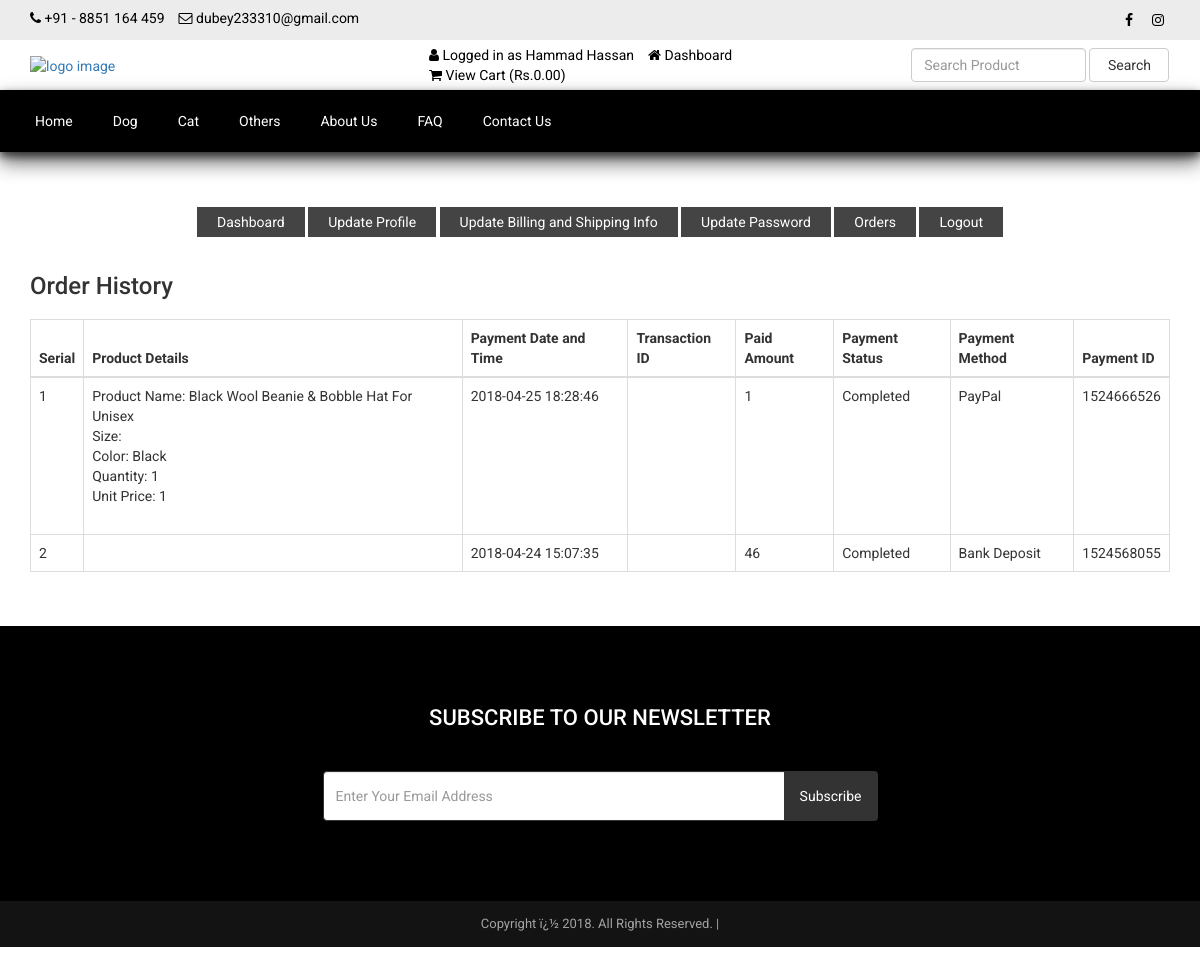
The app's page /customer-order.php (signed in) with its own data.
### tables this page shows
CREATE TABLE `tbl_settings` (
  `id` int(11) NOT NULL,
  `logo` varchar(255) NOT NULL,
  `favicon` varchar(255) NOT NULL,
  `footer_about` text NOT NULL,
  `footer_copyright` text NOT NULL,
  `contact_address` text NOT NULL,
  `contact_email` varchar(255) NOT NULL,
  `contact_phone` varchar(255) NOT NULL,
  `contact_fax` varchar(255) NOT NULL,
  `contact_map_iframe` text NOT NULL,
  `receive_email` varchar(255) NOT NULL,
  `receive_email_subject` varchar(255) NOT NULL,
  `receive_email_thank_you_message` text NOT NULL,
  `forget_password_message` text NOT NULL,
  `total_recent_post_footer` int(10) NOT NULL,
  `total_popular_post_footer` int(10) NOT NULL,
  `total_recent_post_sidebar` int(11) NOT NULL,
  `total_popular_post_sidebar` int(11) NOT NULL,
  `total_featured_product_home` int(11) NOT NULL,
  `total_latest_product_home` int(11) NOT NULL,
  `total_popular_product_home` int(11) NOT NULL,
  `meta_title_home` text NOT NULL,
  `meta_keyword_home` text NOT NULL,
  `meta_description_home` text NOT NULL,
  `banner_login` varchar(255) NOT NULL,
  `banner_registration` varchar(255) NOT NULL,
  `banner_forget_password` varchar(255) NOT NULL,
  `banner_reset_password` varchar(255) NOT NULL,
  `banner_search` varchar(255) NOT NULL,
  `banner_cart` varchar(255) NOT NULL,
  `banner_checkout` varchar(255) NOT NULL,
  `banner_product_category` varchar(255) NOT NULL,
  `banner_blog` varchar(255) NOT NULL,
  `cta_title` varchar(255) NOT NULL,
  `cta_content` text NOT NULL,
  `cta_read_more_text` varchar(255) NOT NULL,
  `cta_read_more_url` varchar(255) NOT NULL,
  `cta_photo` varchar(255) NOT NULL,
  `featured_product_title` varchar(255) NOT NULL,
  `featured_product_subtitle` varchar(255) NOT NULL,
  `latest_product_title` varchar(255) NOT NULL,
  `latest_product_subtitle` varchar(255) NOT NULL,
  `popular_product_title` varchar(255) NOT NULL,
  `popular_product_subtitle` varchar(255) NOT NULL,
  `testimonial_title` varchar(255) NOT NULL,
  `testimonial_subtitle` varchar(255) NOT NULL,
  `testimonial_photo` varchar(255) NOT NULL,
  `blog_title` varchar(255) NOT NULL,
  `blog_subtitle` varchar(255) NOT NULL,
  `newsletter_text` text NOT NULL,
  `paypal_email` varchar(255) NOT NULL,
  `stripe_public_key` varchar(255) NOT NULL,
  `stripe_secret_key` varchar(255) NOT NULL,
  `bank_detail` text NOT NULL,
  `before_head` text NOT NULL,
  `after_body` text NOT NULL,
  `before_body` text NOT NULL,
  `home_service_on_off` int(11) NOT NULL,
  `home_welcome_on_off` int(11) NOT NULL,
  `home_featured_product_on_off` int(11) NOT NULL,
  `home_latest_product_on_off` int(11) NOT NULL,
  `home_popular_product_on_off` int(11) NOT NULL,
  `home_testimonial_on_off` int(11) NOT NULL,
  `home_blog_on_off` int(11) NOT NULL,
  `newsletter_on_off` int(11) NOT NULL,
  `ads_above_welcome_on_off` int(1) NOT NULL,
  `ads_above_featured_product_on_off` int(1) NOT NULL,
  `ads_above_latest_product_on_off` int(1) NOT NULL,
  `ads_above_popular_product_on_off` int(1) NOT NULL,
  `ads_above_testimonial_on_off` int(1) NOT NULL,
  `ads_category_sidebar_on_off` int(1) NOT NULL
);

CREATE TABLE `tbl_social` (
  `social_id` int(11) NOT NULL,
  `social_name` varchar(30) NOT NULL,
  `social_url` varchar(255) NOT NULL,
  `social_icon` varchar(30) NOT NULL
);

CREATE TABLE `tbl_top_category` (
  `tcat_id` int(11) NOT NULL,
  `tcat_name` varchar(255) NOT NULL,
  `show_on_menu` int(1) NOT NULL
);

CREATE TABLE `tbl_page` (
  `id` int(11) NOT NULL,
  `about_title` varchar(255) NOT NULL,
  `about_content` text NOT NULL,
  `about_banner` varchar(255) NOT NULL,
  `about_meta_title` varchar(255) NOT NULL,
  `about_meta_keyword` text NOT NULL,
  `about_meta_description` text NOT NULL,
  `faq_title` varchar(255) NOT NULL,
  `faq_banner` varchar(255) NOT NULL,
  `faq_meta_title` varchar(255) NOT NULL,
  `faq_meta_keyword` text NOT NULL,
  `faq_meta_description` text NOT NULL,
  `blog_title` varchar(255) NOT NULL,
  `blog_banner` varchar(255) NOT NULL,
  `blog_meta_title` varchar(255) NOT NULL,
  `blog_meta_keyword` text NOT NULL,
  `blog_meta_description` text NOT NULL,
  `contact_title` varchar(255) NOT NULL,
  `contact_banner` varchar(255) NOT NULL,
  `contact_meta_title` varchar(255) NOT NULL,
  `contact_meta_keyword` text NOT NULL,
  `contact_meta_description` text NOT NULL,
  `pgallery_title` varchar(255) NOT NULL,
  `pgallery_banner` varchar(255) NOT NULL,
  `pgallery_meta_title` varchar(255) NOT NULL,
  `pgallery_meta_keyword` text NOT NULL,
  `pgallery_meta_description` text NOT NULL,
  `vgallery_title` varchar(255) NOT NULL,
  `vgallery_banner` varchar(255) NOT NULL,
  `vgallery_meta_title` varchar(255) NOT NULL,
  `vgallery_meta_keyword` text NOT NULL,
  `vgallery_meta_description` text NOT NULL
);

CREATE TABLE `tbl_payment` (
  `id` int(11) NOT NULL,
  `customer_id` int(11) NOT NULL,
  `customer_name` varchar(255) NOT NULL,
  `customer_email` varchar(255) NOT NULL,
  `payment_date` varchar(50) NOT NULL,
  `txnid` varchar(255) NOT NULL,
  `paid_amount` int(11) NOT NULL,
  `card_number` varchar(50) NOT NULL,
  `card_cvv` varchar(10) NOT NULL,
  `card_month` varchar(10) NOT NULL,
  `card_year` varchar(10) NOT NULL,
  `bank_transaction_info` text NOT NULL,
  `payment_method` varchar(20) NOT NULL,
  `payment_status` varchar(25) NOT NULL,
  `shipping_status` varchar(20) NOT NULL,
  `payment_id` varchar(255) NOT NULL
);

CREATE TABLE `tbl_order` (
  `id` int(11) NOT NULL,
  `product_id` int(11) NOT NULL,
  `product_name` varchar(255) NOT NULL,
  `size` varchar(100) NOT NULL,
  `color` varchar(100) NOT NULL,
  `quantity` varchar(50) NOT NULL,
  `unit_price` varchar(50) NOT NULL,
  `payment_id` varchar(255) NOT NULL
);

### customer-order.php (the view, shortened to what the rows shown need)
<?php require_once('header.php'); ?>
<div class="page">
    <div class="container">
        <div class="row">
            <div class="col-md-12">
                <div class="user-content">
                    <div class="table-responsive">
                        <table class="table table-bordered">
                            <thead>
                                <tr>
                                    <th><?php echo LANG_VALUE_7; ?></th>
                                    <th><?php echo LANG_VALUE_48; ?></th>
                                    <th><?php echo LANG_VALUE_27; ?></th>
                                    <th><?php echo LANG_VALUE_28; ?></th>
                                    <th><?php echo LANG_VALUE_29; ?></th>
                                    <th><?php echo LANG_VALUE_30; ?></th>
                                    <th><?php echo LANG_VALUE_31; ?></th>
                                    <th><?php echo LANG_VALUE_32; ?></th>
                                </tr>
                            </thead>
                            <tbody>
            <?php
            $limit = 10;
            $page = @$_GET['page'];
            if($page)
                $start = ($page - 1) * $limit;
            else
                $start = 0;
            $statement = $pdo->prepare("SELECT * FROM tbl_payment WHERE customer_email=? ORDER BY id DESC LIMIT $start, $limit");
            $statement->execute(array($_SESSION['customer']['cust_email']));
            $result = $statement->fetchAll(PDO::FETCH_ASSOC);
            if ($page == 0) $page = 1;
            ?>
                                <?php
                                $tip = $page*10-10;
                                foreach ($result as $row) {
                                    $tip++;
                                    ?>
                                    <tr>
                                        <td><?php echo $tip; ?></td>
                                        <td>
                                            <?php
                                            $statement1 = $pdo->prepare("SELECT * FROM tbl_order WHERE payment_id=?");
                                            $statement1->execute(array($row['payment_id']));
                                            $result1 = $statement1->fetchAll(PDO::FETCH_ASSOC);
                                            foreach ($result1 as $row1) {
                                                echo 'Product Name: '.$row1['product_name'];
                                                echo '<br>Size: '.$row1['size'];
                                                echo '<br>Color: '.$row1['color'];
                                                echo '<br>Quantity: '.$row1['quantity'];
                                                echo '<br>Unit Price: '.$row1['unit_price'];
                                                echo '<br><br>';
                                            }
                                            ?>
                                        </td>
                                        <td><?php echo $row['payment_date']; ?></td>
                                        <td><?php echo $row['txnid']; ?></td>
                                        <td><?php echo $row['paid_amount']; ?></td>
                                        <td><?php echo $row['payment_status']; ?></td>
                                        <td><?php echo $row['payment_method']; ?></td>
                                        <td><?php echo $row['payment_id']; ?></td>
                                    </tr>
                                    <?php
                                }
                                ?>
                            </tbody>
                        </table>
                </div>
            </div>
        </div>
    </div>
</div>
<?php require_once('footer.php'); ?>

### header.php (shortened to what the rows shown need)
<?php
include("admin/inc/config.php");
$statement = $pdo->prepare("SELECT * FROM tbl_settings WHERE id=1");
$statement->execute();
$result = $statement->fetchAll(PDO::FETCH_ASSOC);
foreach ($result as $row)
{
	$contact_email = $row['contact_email'];
	$contact_phone = $row['contact_phone'];
}
?>
<!DOCTYPE html>
<html lang="en">
<head>
	<link rel="stylesheet" href="assets/css/bootstrap.min.css">
	<link rel="stylesheet" href="assets/css/font-awesome.min.css">
	<link rel="stylesheet" href="assets/css/owl.carousel.min.css">
	<link rel="stylesheet" href="assets/css/owl.theme.default.min.css">
	<link rel="stylesheet" href="assets/css/jquery.bxslider.min.css">
    <link rel="stylesheet" href="assets/css/magnific-popup.css">
    <link rel="stylesheet" href="assets/css/rating.css">
	<link rel="stylesheet" href="assets/css/spacing.css">
	<link rel="stylesheet" href="assets/css/bootstrap-touch-slider.css">
	<link rel="stylesheet" href="assets/css/animate.min.css">
	<link rel="stylesheet" href="assets/css/tree-menu.css">
	<link rel="stylesheet" href="assets/css/select2.min.css">
	<link rel="stylesheet" href="assets/css/main.css">
	<link rel="stylesheet" href="assets/css/responsive.css">
	<?php
	$statement = $pdo->prepare("SELECT * FROM tbl_page WHERE id=1");
	$statement->execute();
	$result = $statement->fetchAll(PDO::FETCH_ASSOC);
		?>
</head>
<body>
<div class="top">
	<div class="container">
		<div class="row">
			<div class="col-md-6 col-sm-6 col-xs-12">
				<div class="left">
					<ul>
						<li><i class="fa fa-phone"></i> <?php echo $contact_phone; ?></li>
						<li><i class="fa fa-envelope-o"></i> <?php echo $contact_email; ?></li>
					</ul>
				</div>
			</div>
			<div class="col-md-6 col-sm-6 col-xs-12">
				<div class="right">
					<ul>
						<?php
						$statement = $pdo->prepare("SELECT * FROM tbl_social");
						$statement->execute();
						$result = $statement->fetchAll(PDO::FETCH_ASSOC);
						foreach ($result as $row) {
							?>
							<?php if($row['social_url'] != ''): ?>
							<li><a href="<?php echo $row['social_url']; ?>"><i class="<?php echo $row['social_icon']; ?>"></i></a></li>
							<?php endif; ?>
							<?php
						}
						?>
					</ul>
				</div>
			</div>
		</div>
	</div>
</div>
<div class="nav" style="box-shadow: 0 10px 20px rgba(0,0,0,.6), 0 4px 8px rgba(0,0,0,.6);" >
	<div class="container">
		<div class="row" ">
			<div class="col-md-12 pl_0 pr_0">
				<div class="menu-container" >
					<div class="menu" >
						<ul>
							<?php
							$statement = $pdo->prepare("SELECT * FROM tbl_top_category WHERE show_on_menu=1");
							$statement->execute();
							$result = $statement->fetchAll(PDO::FETCH_ASSOC);
							foreach ($result as $row) {
								?>
								<li ><a href="product-category.php?id=<?php echo $row['tcat_id']; ?>&type=top-category"><?php echo $row['tcat_name']; ?></a>
								</li>
								<?php
							}
							?>
							<?php
							$statement = $pdo->prepare("SELECT * FROM tbl_page WHERE id=1");
							$statement->execute();
							$result = $statement->fetchAll(PDO::FETCH_ASSOC);
							foreach ($result as $row) {
								$about_title = $row['about_title'];
								$faq_title = $row['faq_title'];
								$contact_title = $row['contact_title'];
							}
							?>
							<li><a href="about.php"><?php echo $about_title; ?></a></li>
							<li><a href="faq.php"><?php echo $faq_title; ?></a></li>
							<li><a href="contact.php"><?php echo $contact_title; ?></a></li>
						</ul>
					</div>
				</div>
			</div>
		</div>
	</div>
</div>

### footer.php (shortened to what the rows shown need)
<?php
$statement = $pdo->prepare("SELECT * FROM tbl_settings WHERE id=1");
$statement->execute();
$result = $statement->fetchAll(PDO::FETCH_ASSOC);
foreach ($result as $row)
{
	$footer_copyright = $row['footer_copyright'];
    $newsletter_on_off = $row['newsletter_on_off'];
}
?>
<?php if($newsletter_on_off == 1): ?>
<section class="home-newsletter">
	<div class="container">
		<div class="row">
			<div class="col-md-6 col-md-offset-3">
				<div class="single">
				<form action="" method="post">
					<h2><?php echo LANG_VALUE_93; ?></h2>
				</div>
			</div>
		</div>
	</div>
</section>
<?php endif; ?>
<div class="footer-bottom">
	<div class="container">
		<div class="row">
			<div class="col-md-12 copyright">
				<?php echo $footer_copyright; ?>
			</div>
		</div>
	</div>
</div>
</body>
</html>

### records on screen
tbl_settings: contact_phone "+91 - 8851 164 459", contact_email "dubey233310@gmail.com", footer_copyright "Copyright ï¿½ 2018. All Rights Reserved. |"
tbl_top_category: tcat_name "Dog"
tbl_top_category: tcat_name "Cat"
tbl_top_category: tcat_name "Others"
tbl_page: about_title "About Us", faq_title "FAQ", contact_title "Contact Us"
tbl_payment: payment_date "2018-04-25 18:28:46", paid_amount "1", payment_status "Completed", payment_method "PayPal", payment "1524666526"
tbl_order: product_name "Black Wool Beanie & Bobble Hat For Unisex", color "Black", quantity "1", unit_price "1"
tbl_payment: payment_date "2018-04-24 15:07:35", paid_amount "46", payment_status "Completed", payment_method "Bank Deposit", payment "1524568055"

### other values on screen
LANG_VALUE_13 "Logged in as"
$_SESSION['customer']['cust_name'] "Hammad Hassan"
LANG_VALUE_89 "Dashboard"
LANG_VALUE_19 "View Cart"
LANG_VALUE_3 "Search"
LANG_VALUE_117 "Update Profile"
LANG_VALUE_88 "Update Billing and Shipping Info"
LANG_VALUE_99 "Update Password"
LANG_VALUE_24 "Orders"
LANG_VALUE_14 "Logout"
LANG_VALUE_25 "Order History"
LANG_VALUE_7 "Serial"
LANG_VALUE_48 "Product Details"
LANG_VALUE_27 "Payment Date and Time"
LANG_VALUE_28 "Transaction ID"
